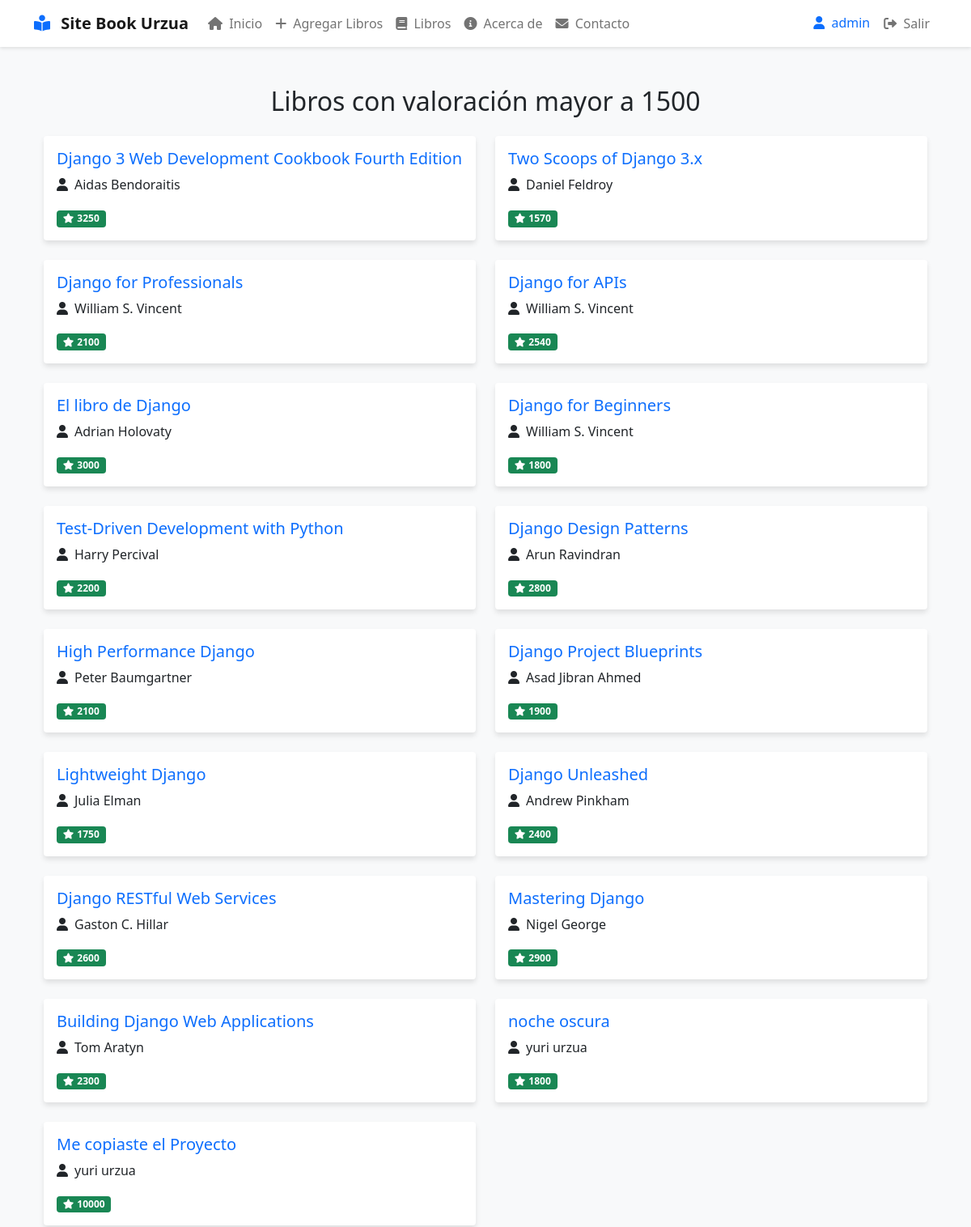
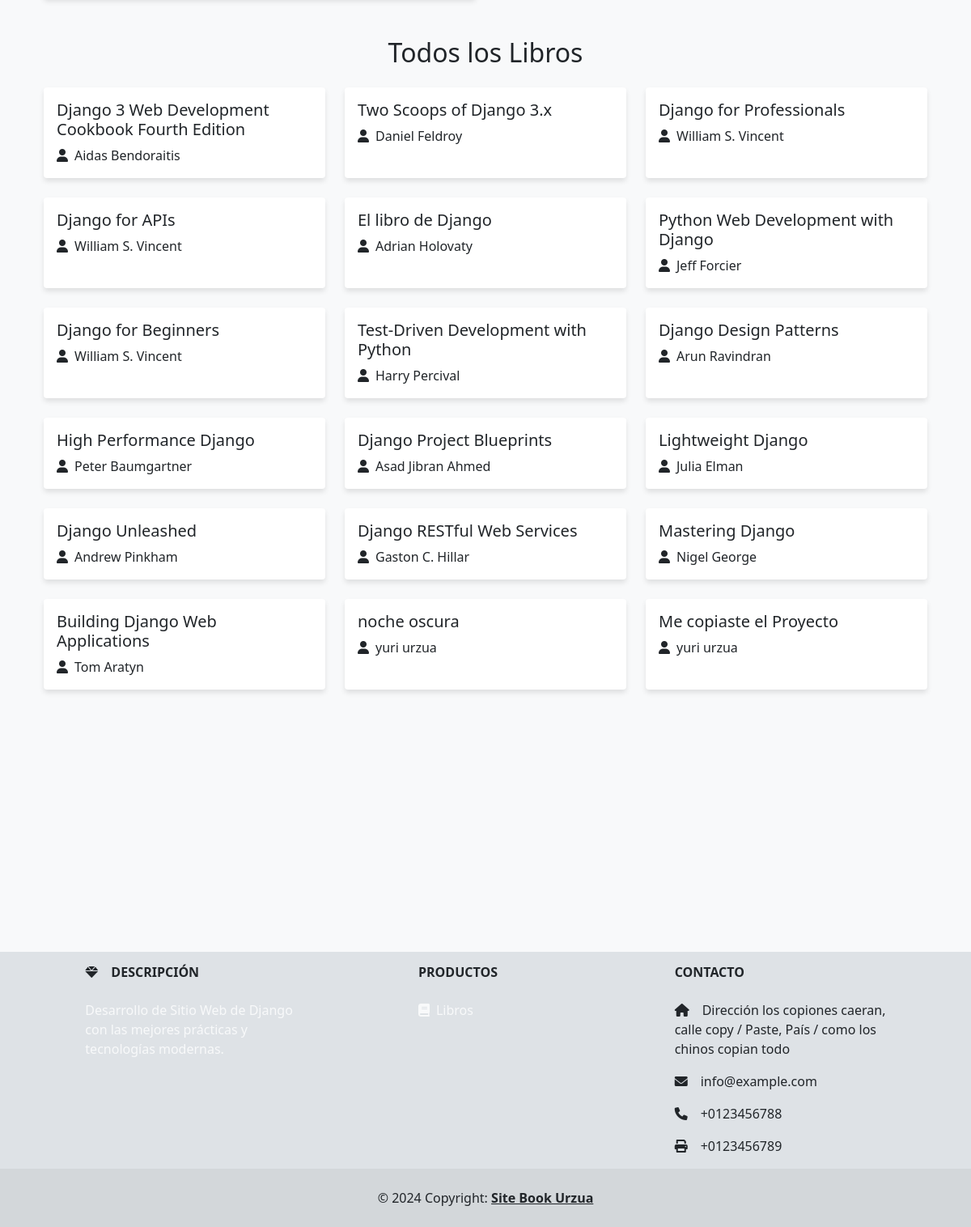
Page /listbook/ (signed in) on the committed database (2 pictures, top to bottom).
### libros/models.py (models this page shows, shortened)
class Libro(models.Model):
    titulo = models.CharField(max_length=200)
    autor = models.CharField(max_length=100)
    valoracion = models.IntegerField()
    fecha_creacion = models.DateTimeField(auto_now_add=True)
    fecha_modificacion = models.DateTimeField(auto_now=True)
    class Meta:
        verbose_name = 'Libro'
        verbose_name_plural = 'Libros'
        permissions = [
            ("development", "Permiso como Desarrollador"),
            ("scrum_master", "Permiso como Scrum Master"),
            ("product_owner", "Permiso como Product Owner"),
        ]

### libros/views.py (the view)
# urls.py: path('listbook/', views.listbook, name='listbook'),
@login_required
def listbook(request):
    libros_valorados = Libro.objects.filter(valoracion__gt=1500)
    todos_los_libros = Libro.objects.all()
    context = {
        'libros_valorados': libros_valorados,
        'todos_los_libros': todos_los_libros
    }
    return render(request, 'libros/listbook.html', context)

### libros/templates/libros/listbook.html
{% extends 'layout.html' %} {% block content %}
<div class="container py-4">
  {% if user.is_authenticated %}
  <div class="mb-5">
    <h2 class="text-center mb-4">Libros con valoración mayor a 1500</h2>
    <div class="row g-4">
      {% if libros_valorados %} {% for libro in libros_valorados %}
      <div class="col-md-6">
        <div class="card h-100">
          <div class="card-body">
            <h5 class="card-title text-primary">{{ libro.titulo }}</h5>
            <p class="card-text">
              <i class="fas fa-user me-2"></i>{{ libro.autor }}
            </p>
            <p class="card-text">
              <span class="badge bg-success">
                <i class="fas fa-star me-1"></i>{{ libro.valoracion }}
              </span>
            </p>
          </div>
        </div>
      </div>
      {% endfor %} {% else %}
      <div class="alert alert-info">
        No hay libros con valoración mayor a 1500.
      </div>
      {% endif %}
    </div>
  </div>
  <div>
    <h2 class="text-center mb-4">Todos los Libros</h2>
    <div class="row g-4">
      {% if todos_los_libros %} {% for libro in todos_los_libros %}
      <div class="col-md-4">
        <div class="card h-100">
          <div class="card-body">
            <h5 class="card-title">{{ libro.titulo }}</h5>
            <p class="card-text">
              <i class="fas fa-user me-2"></i>{{ libro.autor }}
            </p>
          </div>
        </div>
      </div>
      {% endfor %} {% else %}
      <div class="alert alert-info">No hay libros disponibles.</div>
      {% endif %}
    </div>
  </div>
  {% else %}
  <div class="alert alert-warning text-center">
    <h4>Acceso Restringido</h4>
    <p>Debes iniciar sesión para ver el contenido.</p>
    <a href="{% url 'login' %}" class="btn btn-primary">Iniciar Sesión</a>
  </div>
  {% endif %}
</div>
{% endblock %}

### libros/templates/navbar.html (shortened to what this page needs)
<nav class="navbar navbar-expand-lg navbar-light bg-white">
  <div class="container">
    <a class="navbar-brand fw-bold" href="{% url 'index' %}">
      <i class="fas fa-book-reader text-primary me-2"></i>
      Site Book Urzua
    </a>
    <div class="collapse navbar-collapse" id="navbarNav">
      <ul class="navbar-nav me-auto">
        <li class="nav-item">
          <a class="nav-link" href="{% url 'index' %}">
            <i class="fas fa-home me-1"></i> Inicio
          </a>
        </li>
        {% if user.is_authenticated %}
        <li class="nav-item">
          <a class="nav-link" href="{% url 'inputbook' %}">
            <i class="fas fa-plus me-1"></i> Agregar Libros
          </a>
        </li>
        <li class="nav-item">
          <a class="nav-link" href="{% url 'listbook' %}">
            <i class="fas fa-book me-1"></i> Libros
          </a>
        </li>
        {% endif %}
        <li class="nav-item">
          <a class="nav-link" href="{% url 'about' %}">
            <i class="fas fa-info-circle me-1"></i> Acerca de
          </a>
        </li>
        <li class="nav-item">
          <a class="nav-link" href="{% url 'contact' %}">
            <i class="fas fa-envelope me-1"></i> Contacto
          </a>
        </li>
      </ul>
      <ul class="navbar-nav">
        {% if user.is_authenticated %}
        <li class="nav-item">
          <span class="nav-link text-primary">
            <i class="fas fa-user me-1"></i> {{ user.username }}
          </span>
        </li>
        <li class="nav-item">
          <form method="POST" action="{% url 'logout' %}" class="d-inline">
            <button type="submit" class="nav-link btn btn-link">
              <i class="fas fa-sign-out-alt me-1"></i> Salir
            </button>
          </form>
        </li>
        {% endif %}
      </ul>
    </div>
  </div>
</nav>

### libros/templates/layout.html (style rules this page uses)
body { min-height: 100vh; display: flex; flex-direction: column; background-color: #f8f9fa; }
.container { flex: 1; }
.navbar { box-shadow: 0 2px 4px rgba(0, 0, 0, 0.1); }
.card { transition: all 0.3s ease; border: none; box-shadow: 0 4px 6px rgba(0, 0, 0, 0.1); }

### rows in the picture
Libro: titulo "Django 3 Web Development Cookbook Fourth Edition", autor "Aidas Bendoraitis", valoracion "3250"
Libro: titulo "Two Scoops of Django 3.x", autor "Daniel Feldroy", valoracion "1570"
Libro: titulo "Django for Professionals", autor "William S. Vincent", valoracion "2100"
Libro: titulo "Django for APIs", autor "William S. Vincent", valoracion "2540"
Libro: titulo "El libro de Django", autor "Adrian Holovaty", valoracion "3000"
Libro: titulo "Django for Beginners", autor "William S. Vincent", valoracion "1800"
Libro: titulo "Test-Driven Development with Python", autor "Harry Percival", valoracion "2200"
Libro: titulo "Django Design Patterns", autor "Arun Ravindran", valoracion "2800"
Libro: titulo "High Performance Django", autor "Peter Baumgartner", valoracion "2100"
Libro: titulo "Django Project Blueprints", autor "Asad Jibran Ahmed", valoracion "1900"
Libro: titulo "Lightweight Django", autor "Julia Elman", valoracion "1750"
Libro: titulo "Django Unleashed", autor "Andrew Pinkham", valoracion "2400"
Libro: titulo "Django RESTful Web Services", autor "Gaston C. Hillar", valoracion "2600"
Libro: titulo "Mastering Django", autor "Nigel George", valoracion "2900"
Libro: titulo "Building Django Web Applications", autor "Tom Aratyn", valoracion "2300"
Libro: titulo "noche oscura", autor "yuri urzua", valoracion "1800"
Libro: titulo "Me copiaste el Proyecto", autor "yuri urzua", valoracion "10000"
Libro: titulo "Python Web Development with Django", autor "Jeff Forcier"

### other values in the picture
{{ user.username }} "admin"
